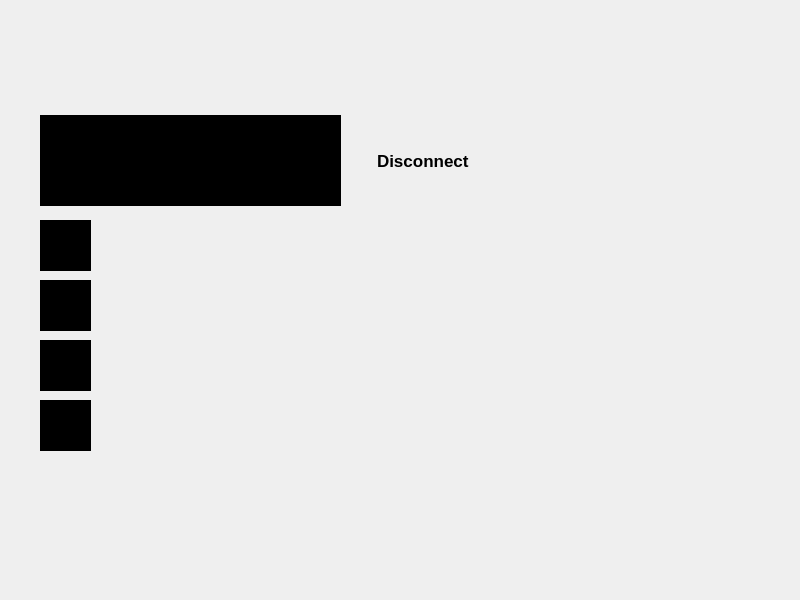
<?xml version="1.0" encoding="UTF-8"?>
<ui version="4.0">
 <class>ClientWaitWindow</class>
 <widget class="QMainWindow" name="ClientWaitWindow">
  <property name="geometry">
   <rect>
    <x>0</x>
    <y>0</y>
    <width>800</width>
    <height>600</height>
   </rect>
  </property>
  <property name="windowTitle">
   <string>MainWindow</string>
  </property>
  <widget class="QWidget" name="centralwidget">
   <widget class="QLabel" name="background">
    <property name="geometry">
     <rect>
      <x>0</x>
      <y>0</y>
      <width>1300</width>
      <height>700</height>
     </rect>
    </property>
    <property name="text">
     <string/>
    </property>
    <property name="pixmap">
     <pixmap resource="Images.qrc">:/new/image/610.jpg</pixmap>
    </property>
    <property name="scaledContents">
     <bool>true</bool>
    </property>
   </widget>
   <widget class="QLabel" name="label_2">
    <property name="geometry">
     <rect>
      <x>50</x>
      <y>60</y>
      <width>51</width>
      <height>51</height>
     </rect>
    </property>
    <property name="text">
     <string/>
    </property>
    <property name="pixmap">
     <pixmap resource="Images.qrc">:/new/image/images.jpg</pixmap>
    </property>
    <property name="scaledContents">
     <bool>true</bool>
    </property>
   </widget>
   <widget class="QPushButton" name="backButton">
    <property name="geometry">
     <rect>
      <x>10</x>
      <y>10</y>
      <width>51</width>
      <height>51</height>
     </rect>
    </property>
    <property name="toolTip">
     <string>back</string>
    </property>
    <property name="text">
     <string/>
    </property>
    <property name="flat">
     <bool>true</bool>
    </property>
   </widget>
   <widget class="QTextEdit" name="guideTextEdit">
    <property name="enabled">
     <bool>false</bool>
    </property>
    <property name="geometry">
     <rect>
      <x>40</x>
      <y>115</y>
      <width>301</width>
      <height>91</height>
     </rect>
    </property>
    <property name="font">
     <font>
      <pointsize>10</pointsize>
      <bold>false</bold>
     </font>
    </property>
    <property name="styleSheet">
     <string notr="true">background-color: rgb(0, 0, 0);</string>
    </property>
   </widget>
   <widget class="QLabel" name="profileLabel1">
    <property name="geometry">
     <rect>
      <x>40</x>
      <y>220</y>
      <width>51</width>
      <height>51</height>
     </rect>
    </property>
    <property name="styleSheet">
     <string notr="true">background-color: rgb(0, 0, 0);</string>
    </property>
    <property name="text">
     <string/>
    </property>
   </widget>
   <widget class="QLabel" name="profileLabel2">
    <property name="geometry">
     <rect>
      <x>40</x>
      <y>280</y>
      <width>51</width>
      <height>51</height>
     </rect>
    </property>
    <property name="styleSheet">
     <string notr="true">background-color: rgb(0, 0, 0);</string>
    </property>
    <property name="text">
     <string/>
    </property>
   </widget>
   <widget class="QLabel" name="profileLabel3">
    <property name="geometry">
     <rect>
      <x>40</x>
      <y>340</y>
      <width>51</width>
      <height>51</height>
     </rect>
    </property>
    <property name="styleSheet">
     <string notr="true">background-color: rgb(0, 0, 0);</string>
    </property>
    <property name="text">
     <string/>
    </property>
   </widget>
   <widget class="QLabel" name="profileLabel4">
    <property name="geometry">
     <rect>
      <x>40</x>
      <y>400</y>
      <width>51</width>
      <height>51</height>
     </rect>
    </property>
    <property name="styleSheet">
     <string notr="true">background-color: rgb(0, 0, 0);</string>
    </property>
    <property name="text">
     <string/>
    </property>
   </widget>
   <widget class="QLabel" name="label_3">
    <property name="geometry">
     <rect>
      <x>75</x>
      <y>175</y>
      <width>291</width>
      <height>141</height>
     </rect>
    </property>
    <property name="text">
     <string/>
    </property>
    <property name="pixmap">
     <pixmap resource="Images.qrc">:/new/image/btn4.png</pixmap>
    </property>
    <property name="scaledContents">
     <bool>true</bool>
    </property>
   </widget>
   <widget class="QLabel" name="label_4">
    <property name="geometry">
     <rect>
      <x>75</x>
      <y>235</y>
      <width>291</width>
      <height>141</height>
     </rect>
    </property>
    <property name="text">
     <string/>
    </property>
    <property name="pixmap">
     <pixmap resource="Images.qrc">:/new/image/btn4.png</pixmap>
    </property>
    <property name="scaledContents">
     <bool>true</bool>
    </property>
   </widget>
   <widget class="QLabel" name="label_5">
    <property name="geometry">
     <rect>
      <x>75</x>
      <y>295</y>
      <width>291</width>
      <height>141</height>
     </rect>
    </property>
    <property name="text">
     <string/>
    </property>
    <property name="pixmap">
     <pixmap resource="Images.qrc">:/new/image/btn4.png</pixmap>
    </property>
    <property name="scaledContents">
     <bool>true</bool>
    </property>
   </widget>
   <widget class="QLabel" name="label_6">
    <property name="geometry">
     <rect>
      <x>75</x>
      <y>355</y>
      <width>291</width>
      <height>141</height>
     </rect>
    </property>
    <property name="text">
     <string/>
    </property>
    <property name="pixmap">
     <pixmap resource="Images.qrc">:/new/image/btn4.png</pixmap>
    </property>
    <property name="scaledContents">
     <bool>true</bool>
    </property>
   </widget>
   <widget class="QLabel" name="nameLabel1">
    <property name="geometry">
     <rect>
      <x>130</x>
      <y>231</y>
      <width>121</width>
      <height>31</height>
     </rect>
    </property>
    <property name="font">
     <font>
      <pointsize>11</pointsize>
      <bold>false</bold>
     </font>
    </property>
    <property name="text">
     <string/>
    </property>
   </widget>
   <widget class="QLabel" name="nameLabel2">
    <property name="geometry">
     <rect>
      <x>130</x>
      <y>290</y>
      <width>121</width>
      <height>31</height>
     </rect>
    </property>
    <property name="font">
     <font>
      <pointsize>11</pointsize>
      <bold>false</bold>
     </font>
    </property>
    <property name="text">
     <string/>
    </property>
   </widget>
   <widget class="QLabel" name="nameLabel3">
    <property name="geometry">
     <rect>
      <x>131</x>
      <y>350</y>
      <width>121</width>
      <height>31</height>
     </rect>
    </property>
    <property name="font">
     <font>
      <pointsize>11</pointsize>
      <bold>false</bold>
     </font>
    </property>
    <property name="text">
     <string/>
    </property>
   </widget>
   <widget class="QLabel" name="nameLabel4">
    <property name="geometry">
     <rect>
      <x>130</x>
      <y>410</y>
      <width>121</width>
      <height>31</height>
     </rect>
    </property>
    <property name="font">
     <font>
      <pointsize>11</pointsize>
      <bold>true</bold>
     </font>
    </property>
    <property name="text">
     <string/>
    </property>
   </widget>
   <widget class="QLabel" name="cupLabel1">
    <property name="geometry">
     <rect>
      <x>255</x>
      <y>233</y>
      <width>20</width>
      <height>25</height>
     </rect>
    </property>
    <property name="text">
     <string/>
    </property>
    <property name="pixmap">
     <pixmap resource="Images.qrc">:/new/image/pngwing.com (1).png</pixmap>
    </property>
    <property name="scaledContents">
     <bool>true</bool>
    </property>
   </widget>
   <widget class="QLabel" name="cupLabel2">
    <property name="geometry">
     <rect>
      <x>255</x>
      <y>292</y>
      <width>20</width>
      <height>25</height>
     </rect>
    </property>
    <property name="text">
     <string/>
    </property>
    <property name="pixmap">
     <pixmap resource="Images.qrc">:/new/image/pngwing.com (1).png</pixmap>
    </property>
    <property name="scaledContents">
     <bool>true</bool>
    </property>
   </widget>
   <widget class="QLabel" name="cupLabel3">
    <property name="geometry">
     <rect>
      <x>255</x>
      <y>352</y>
      <width>20</width>
      <height>25</height>
     </rect>
    </property>
    <property name="text">
     <string/>
    </property>
    <property name="pixmap">
     <pixmap resource="Images.qrc">:/new/image/pngwing.com (1).png</pixmap>
    </property>
    <property name="scaledContents">
     <bool>true</bool>
    </property>
   </widget>
   <widget class="QLabel" name="cupLabel4">
    <property name="geometry">
     <rect>
      <x>255</x>
      <y>412</y>
      <width>20</width>
      <height>25</height>
     </rect>
    </property>
    <property name="text">
     <string/>
    </property>
    <property name="pixmap">
     <pixmap resource="Images.qrc">:/new/image/pngwing.com (1).png</pixmap>
    </property>
    <property name="scaledContents">
     <bool>true</bool>
    </property>
   </widget>
   <widget class="QLabel" name="cupNumberLabel1">
    <property name="geometry">
     <rect>
      <x>280</x>
      <y>231</y>
      <width>51</width>
      <height>31</height>
     </rect>
    </property>
    <property name="font">
     <font>
      <pointsize>10</pointsize>
      <bold>false</bold>
     </font>
    </property>
    <property name="styleSheet">
     <string notr="true">color: rgb(170, 134, 3);
</string>
    </property>
    <property name="text">
     <string/>
    </property>
   </widget>
   <widget class="QLabel" name="cupNumberLabel2">
    <property name="geometry">
     <rect>
      <x>280</x>
      <y>290</y>
      <width>51</width>
      <height>31</height>
     </rect>
    </property>
    <property name="font">
     <font>
      <pointsize>10</pointsize>
      <bold>false</bold>
     </font>
    </property>
    <property name="styleSheet">
     <string notr="true">color: rgb(170, 134, 3);</string>
    </property>
    <property name="text">
     <string/>
    </property>
   </widget>
   <widget class="QLabel" name="cupNumberLabel3">
    <property name="geometry">
     <rect>
      <x>280</x>
      <y>350</y>
      <width>51</width>
      <height>31</height>
     </rect>
    </property>
    <property name="font">
     <font>
      <pointsize>10</pointsize>
      <bold>false</bold>
     </font>
    </property>
    <property name="styleSheet">
     <string notr="true">color: rgb(170, 134, 3);</string>
    </property>
    <property name="text">
     <string/>
    </property>
   </widget>
   <widget class="QLabel" name="cupNumberLabel4">
    <property name="geometry">
     <rect>
      <x>280</x>
      <y>410</y>
      <width>51</width>
      <height>31</height>
     </rect>
    </property>
    <property name="font">
     <font>
      <pointsize>10</pointsize>
      <bold>true</bold>
     </font>
    </property>
    <property name="styleSheet">
     <string notr="true">color: rgb(170, 134, 3);</string>
    </property>
    <property name="text">
     <string/>
    </property>
   </widget>
   <widget class="QLabel" name="label">
    <property name="geometry">
     <rect>
      <x>340</x>
      <y>90</y>
      <width>151</width>
      <height>141</height>
     </rect>
    </property>
    <property name="text">
     <string/>
    </property>
    <property name="pixmap">
     <pixmap resource="Images.qrc">:/new/image/btn4.png</pixmap>
    </property>
    <property name="scaledContents">
     <bool>true</bool>
    </property>
   </widget>
   <widget class="QLabel" name="label_7">
    <property name="geometry">
     <rect>
      <x>377</x>
      <y>140</y>
      <width>121</width>
      <height>41</height>
     </rect>
    </property>
    <property name="font">
     <font>
      <pointsize>13</pointsize>
      <bold>true</bold>
     </font>
    </property>
    <property name="text">
     <string>Disconnect</string>
    </property>
   </widget>
   <widget class="QPushButton" name="disconnectButton">
    <property name="geometry">
     <rect>
      <x>350</x>
      <y>135</y>
      <width>131</width>
      <height>51</height>
     </rect>
    </property>
    <property name="text">
     <string/>
    </property>
    <property name="flat">
     <bool>true</bool>
    </property>
   </widget>
  </widget>
 </widget>
 <resources>
  <include location="Images.qrc"/>
 </resources>
 <connections/>
</ui>
